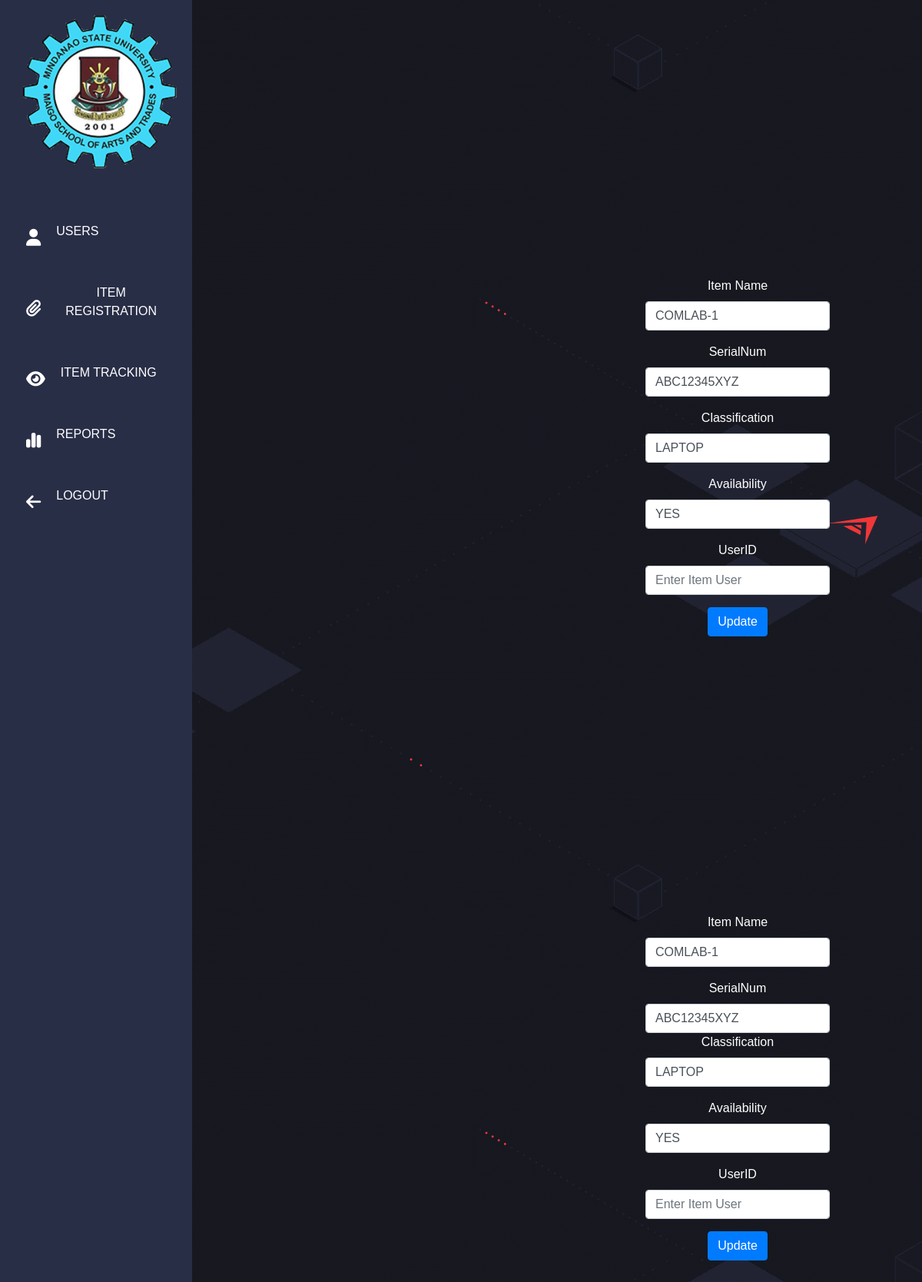
The page /EditItem.php?updateItem=7 on the database its author committed.
### tables this page shows
CREATE TABLE `items` (
  `itemNum` int(50) NOT NULL,
  `SerialNum` varchar(50) NOT NULL,
  `ItemName` varchar(50) NOT NULL,
  `Classification` varchar(50) NOT NULL,
  `Availability` varchar(50) NOT NULL,
  `UserID` int(50) DEFAULT NULL,
  `NameOfUser` varchar(50) NOT NULL
);

### EditItem.php (the view, shortened to what this page needs)
<?php
  include 'itemconnection.php';
  $itemNum = $_GET['updateItem'];
  $sql = "SELECT * FROM items WHERE itemNum = $itemNum";
  $result = mysqli_query($con, $sql);
  $row = mysqli_fetch_assoc($result);
  $SerialNum = $row['SerialNum'];
  $ItemName = $row['ItemName'];
  $Classification = $row['Classification'];
  $Availability = $row['Availability'];
  $UserID = $row['UserID'];
?>
<!DOCTYPE html>
<html lang="en">
<head>
    <link rel="stylesheet" href="https://cdn.jsdelivr.net/npm/bootstrap@4.0.0/dist/css/bootstrap.min.css">
    <link rel="stylesheet" type="text/css" href="styleUser.css">
</head>
<body>
<div class="help">
      <form method="POST">
        <div class="form-group">
          <label>Item Name</label>
          <input type="text" class="form-control" placeholder="Enter Item Name" name="ItemName" autocomplete="off" value="<?php echo $ItemName; ?>">
        </div>
        <div class="form-group">
          <label>SerialNum</label>
          <input type="text" class="form-control" placeholder="Enter Item Serial Number" name="SerialNum" autocomplete="off" value="<?php echo $SerialNum; ?>">
        </div>
        <div class="form-group">
          <label>Classification</label>
          <input type="text" class="form-control" placeholder="Enter Item Classification" name="Classification" autocomplete="off" value="<?php echo $Classification; ?>">
        </div>
        <div class="form-group">
          <label>Availability</label>
          <input type="text" class="form-control" placeholder="Enter Item Status" name="Availability" autocomplete="off" value="<?php echo $Availability; ?>">
        </div>
        <div class="form-group">
          <label>UserID</label>
          <input type="text" class="form-control" placeholder="Enter Item User" name="UserID" autocomplete="off" value="<?php echo $UserID; ?>">
        </div>
        <button type="submit" class="btn btn-primary" name="submit">Update</button>
      </form>
    </div>
</body>
</html>
<!DOCTYPE html>
<html lang="en">
<head>
    <link rel="stylesheet" href="https://cdn.jsdelivr.net/npm/bootstrap@4.0.0/dist/css/bootstrap.min.css">
    <link rel="stylesheet" type="text/css" href="styleUser.css">
</head>
<body>
<div class="help">
      <form method="POST">
      <div class="form-group">
          <label>Item Name</label>
          <input type="text" class="form-control" placeholder="Enter Item Name" name="ItemName" autocomplete="off" value=<?php echo $ItemName;?>>
        </div>
        <div class="form-group">
          <label>SerialNum</label>
          <input type="text" class="form-control" placeholder="Enter Item Serial Number" name="SerialNum" autocomplete="off" value=<?php echo $SerialNum;?>>
        <div class="form-group">
          <label>Classification</label>
          <input type="text" class="form-control" placeholder="Enter Item Classification" name="Classification" autocomplete="off" value=<?php echo $Classification;?>>
        </div>
        <div class="form-group">
          <label>Availability</label>
          <input type="text" class="form-control" placeholder="Enter Item Status" name="Availability" autocomplete="off" value=<?php echo $Availability;?>>
        </div>
        <div class="form-group">
          <label>UserID</label>
          <input type="text" class="form-control" placeholder="Enter Item User" name="UserID" autocomplete="off" value=<?php echo $UserID;?>>
        </div>
        <button type="submit" class="btn btn-primary" name="submit">Update</button>
      </form>
    </div>
    <div class="header">
        <div class="side-nav">
            <a href="Home.php" class="logo">
            <img src="logo.png" class="logo-img">
            </a>
            <ul class="nav-links">
                <li><a href="Users.php"><i class="fa-solid fa-user"></i><p>USERS</p></a></li>
                <li><a href=""><i class="fa-solid fa-paperclip"></i><p>ITEM REGISTRATION</p></a></li>
                <li><a href=""><i class="fa-solid fa-eye"></i><p>ITEM TRACKING</p></a></li>
                <li><a href=""><i class="fa-solid fa-chart-simple"></i><p>REPORTS</p></a></li>
                <li><a href="logout.php"><i class="fa-solid fa-arrow-left"></i><p>LOGOUT</p></a></li>
            </ul>
        </div>
    </div>
</body>
</html>

### styleUser.css (style rules this page uses)
* { margin: 0; padding: 0; box-sizing: border-box; font-family: 'Poppins', sans-serif; }
.header { width: 100%; height: 25vh; }
.side-nav { width: 250px; height: 100%; background: #292e47; position: fixed; top: 0; left: 0; padding: 20px 30px; }
.logo { display: block; margin-bottom: 50px; opacity: 100%; }
.logo-img { width: 200px; }
.nav-links { list-style: none; position: relative; }
.nav-links li { padding: 10px 0; }
.nav-links a { color: #ffffff; text-decoration: none; padding: 10px 4px; display: flex; align-items: center; }
.nav-links li a i { font-size: 22px; margin-right: 20px; }
body { background-image: url('Wallpaper.gif'); background-position: center; }
.help { width: 20%; margin-top: 30%; margin-left: 70%; text-align: center; color: white; }

### rows shown on the page
items: ItemName "COMLAB-1", SerialNum "ABC12345XYZ", Classification "LAPTOP", Availability "YES"
